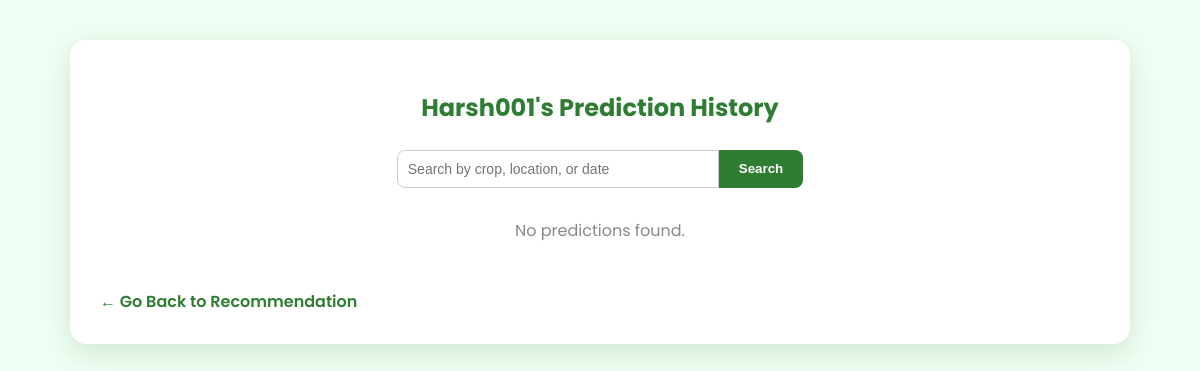
Before: /history (signed in) with the older database file.
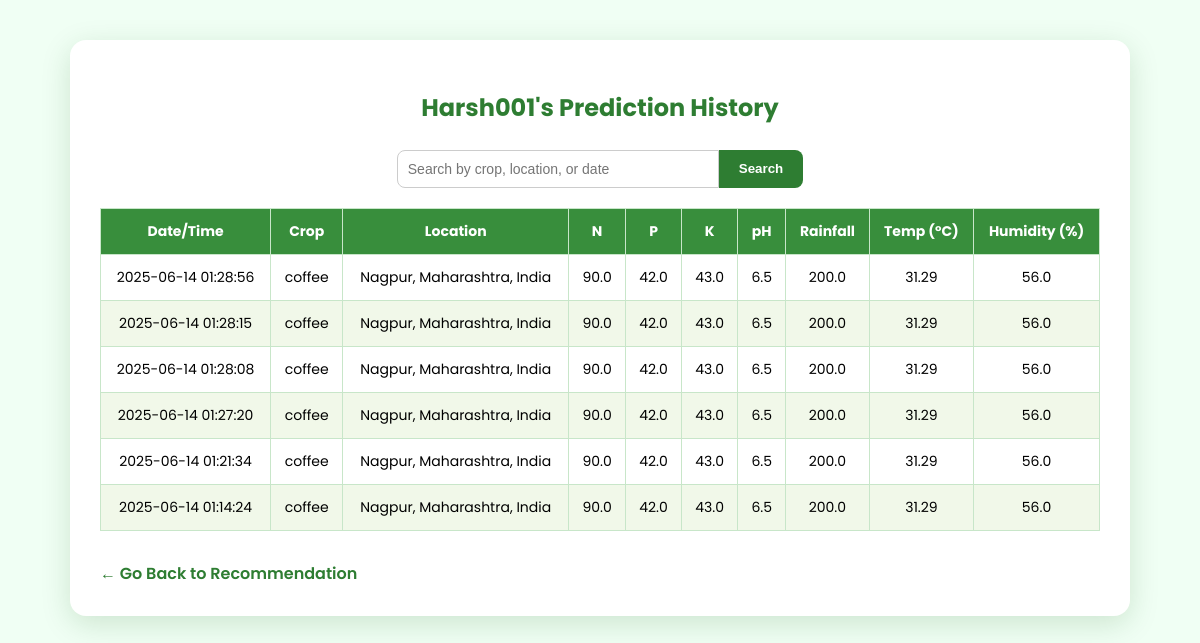
After: the same page with the newer database file.
### tables this page shows
CREATE TABLE history (
            id INTEGER PRIMARY KEY AUTOINCREMENT,
            username TEXT,
            timestamp TEXT,
            predicted_crop TEXT,
            location TEXT,
            N REAL, P REAL, K REAL,
            temperature REAL, humidity REAL, ph REAL, rainfall REAL
        );

### app.py (the view)
@app.route('/history')
def history():
    if 'user' not in session:
        return redirect(url_for('login'))
    user = session['user']
    query = request.args.get('query', '').lower()
    conn = sqlite3.connect('users.db')
    c = conn.cursor()
    c.execute("SELECT * FROM history WHERE username = ? ORDER BY timestamp DESC", (user,))
    all_records = c.fetchall()
    conn.close()
    if query:
        records = [row for row in all_records if query in row[3].lower()]
    else:
        records = all_records
    return render_template('history.html', records=records)

### templates/history.html (shortened to what this page needs)
<!DOCTYPE html>
<html lang="en">
<head>
</head>
<body>
  <div class="container">
    <h2>{{ session['user'] }}'s Prediction History</h2>
    <form method="GET" action="{{ url_for('history') }}">
      <input type="text" name="query" placeholder="Search by crop, location, or date" value="{{ request.args.get('query', '') }}">
      <button type="submit">Search</button>
    </form>
    {% if records and records|length > 0 %}
      <table>
        <thead>
          <tr>
            <th>Date/Time</th>
            <th>Crop</th>
            <th>Location</th>
            <th>N</th>
            <th>P</th>
            <th>K</th>
            <th>pH</th>
            <th>Rainfall</th>
            <th>Temp (°C)</th>
            <th>Humidity (%)</th>
          </tr>
        </thead>
        <tbody>
          {% for row in records %}
          <tr>
            <td>{{ row[2] }}</td>
            <td>{{ row[3] }}</td>
            <td>{{ row[4] }}</td>
            <td>{{ row[5] }}</td>
            <td>{{ row[6] }}</td>
            <td>{{ row[7] }}</td>
            <td>{{ row[10] }}</td>
            <td>{{ row[11] }}</td>
            <td>{{ row[8] }}</td>
            <td>{{ row[9] }}</td>
          </tr>
          {% endfor %}
        </tbody>
      </table>
    {% else %}
      <p class="no-data">No predictions found{{ ' for "' ~ request.args.get('query') ~ '"' if request.args.get('query') }}.</p>
    {% endif %}
    <a href="{{ url_for('recommend') }}">← Go Back to Recommendation</a>
  </div>
</body>
</html>

### templates/history.html (style rules this page uses)
body { font-family: 'Poppins', sans-serif; background: #f0fff4; margin: 0; padding: 40px; }
.container { max-width: 1000px; margin: auto; background: #ffffff; padding: 30px; border-radius: 16px; box-shadow: 0 8px 30px rgba(0, 80, 0, 0.15); }
h2 { text-align: center; color: #2e7d32; margin-bottom: 25px; }
form { display: flex; justify-content: center; margin-bottom: 20px; }
input[type="text"] { padding: 10px; width: 300px; border: 1px solid #ccc; border-radius: 8px 0 0 8px; font-size: 14px; }
button { padding: 10px 20px; background-color: #2e7d32; color: white; border: none; border-radius: 0 8px 8px 0; cursor: pointer; font-weight: 600; }
table { width: 100%; border-collapse: collapse; margin-top: 20px; }
th, td { padding: 12px; border: 1px solid #c8e6c9; text-align: center; font-size: 14px; }
th { background-color: #388e3c; color: white; }
tr:nth-child(even) { background-color: #f1f8e9; }
a { text-decoration: none; color: #2e7d32; font-weight: 600; display: inline-block; margin-top: 30px; }

Changed rows visible on the page:
added history: timestamp "2025-06-14 01:28:56", predicted_crop "coffee", location "Nagpur, Maharashtra, India", N "90.0", P "42.0", K "43.0", ph "6.5", rainfall "200.0", temperature "31.29", humidity "56.0"
added history: timestamp "2025-06-14 01:28:15", predicted_crop "coffee", location "Nagpur, Maharashtra, India", N "90.0", P "42.0", K "43.0", ph "6.5", rainfall "200.0", temperature "31.29", humidity "56.0"
added history: timestamp "2025-06-14 01:28:08", predicted_crop "coffee", location "Nagpur, Maharashtra, India", N "90.0", P "42.0", K "43.0", ph "6.5", rainfall "200.0", temperature "31.29", humidity "56.0"
added history: timestamp "2025-06-14 01:27:20", predicted_crop "coffee", location "Nagpur, Maharashtra, India", N "90.0", P "42.0", K "43.0", ph "6.5", rainfall "200.0", temperature "31.29", humidity "56.0"
added history: timestamp "2025-06-14 01:21:34", predicted_crop "coffee", location "Nagpur, Maharashtra, India", N "90.0", P "42.0", K "43.0", ph "6.5", rainfall "200.0", temperature "31.29", humidity "56.0"
added history: timestamp "2025-06-14 01:14:24", predicted_crop "coffee", location "Nagpur, Maharashtra, India", N "90.0", P "42.0", K "43.0", ph "6.5", rainfall "200.0", temperature "31.29", humidity "56.0"
Other visible differences:
text no longer shown: "No predictions found ."
text now shown: "Date/Time Crop Location N P K pH Rainfall Temp (°C) Humidity (%)"
